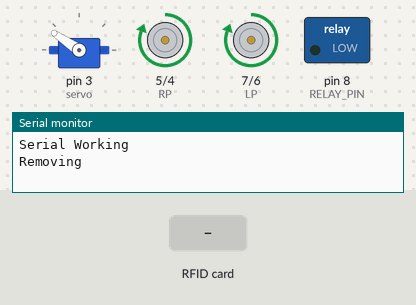
A sketch run on a simulated Arduino Uno, built with avr-gcc and run on an emulated ATmega328P. On the bench: servo, motor-driver pin pairs drawn as motors (green arrow = first pin HIGH = forward, orange = second pin HIGH = backward, longer = more drive), switched loads named in the sketch (green lamp = pin HIGH), the last lines printed to the serial monitor. Wiring (inferred from the names in the program): IR receiver: data pin 2. The inputs (shaded band) are chosen by the test bench. Pins used as bus, display or sensor lines are not drawn.

Above: at 17.3 s.
17.4 s: RFID card D3 4A 57 FB held to the reader
At 17.63 s:
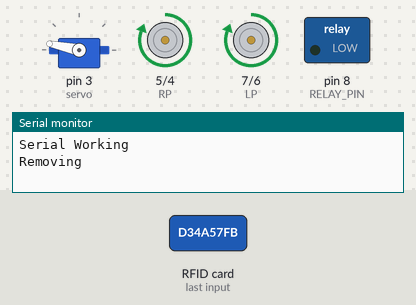
22.0 s: RFID card 5E 7A 19 C4 held to the reader
At 36.4 s:
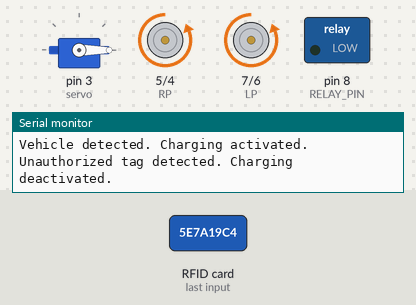
Timing chart, 0 to 37.9 s (numbered marks = the images above; inputs shaded):
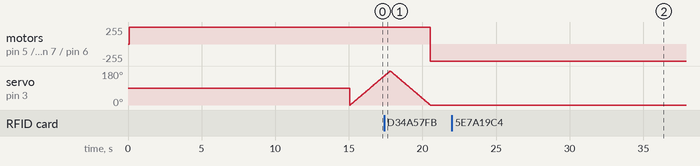

Measured:
- after the input at 22.0 s, pin 8 (RELAY_PIN): stays LOW (without the input it goes to HIGH after 13.5 s)

The sketch:

code_for_arduino_project.ino
```cpp
#include <Servo.h>
#include <MFRC522.h>
#include <SPI.h>

#define RFID_RST_PIN 9
#define RFID_SS_PIN 10
#define RELAY_PIN 8

int IRSensor = 2; // IR sensor connected to Arduino pin D2
const int LP = 7; // GPIO pin for left motor positive
const int LN = 6; // GPIO pin for left motor negative
const int RP = 5; // GPIO pin for right motor positive
const int RN = 4; // GPIO pin for right motor negative
bool actionTaken = false;
Servo servo; // Create object for Servo motor
int position = 0;  // Variable to store the position

MFRC522 rfid(RFID_SS_PIN, RFID_RST_PIN); // Create MFRC522 instance

// Define the allowed tag's UID (replace these values with your tag's UID)
byte allowedTagUID[] = {0xD3, 0x4A, 0x57, 0xFB,};

void setup() {
  Serial.begin(9600); // Initialize Serial at 9600 Baud Rate
  pinMode(RELAY_PIN, OUTPUT);
  digitalWrite(RELAY_PIN, LOW); // Initialize relay in OFF state
  SPI.begin();
  rfid.PCD_Init(); // Initiate MFRC522
  Serial.println("Serial Working"); // Test to check if serial is working or not
  pinMode(IRSensor, INPUT); // IR Sensor pin as INPUT
  pinMode(LP, OUTPUT);
  pinMode(LN, OUTPUT);
  pinMode(RP, OUTPUT);
  pinMode(RN, OUTPUT);
  digitalWrite(LP, LOW);
  digitalWrite(LN, LOW);
  digitalWrite(RP, LOW);
  digitalWrite(RN, LOW);
  servo.attach(3); // Set PWM pin 3 for Servo motor
}

void loop() {
  if (rfid.PICC_IsNewCardPresent() && rfid.PICC_ReadCardSerial()) {
    if (compareUID(rfid.uid.uidByte, allowedTagUID, rfid.uid.size)) {
      digitalWrite(RELAY_PIN, HIGH); // Turn on relay when authorized tag is detected
      Serial.println("Vehicle detected. Charging activated.");
    } else {
      digitalWrite(RELAY_PIN, LOW); // Turn off relay when no tag is detected
      Serial.println("Unauthorized tag detected. Charging deactivated.");
    }
  }

  int sensorStatus = digitalRead(IRSensor); // Read IR sensor status
  if (sensorStatus == HIGH && !actionTaken) {
    // If obstacle detected by IR sensor
    digitalWrite(LP, HIGH);
    digitalWrite(LN, LOW);
    digitalWrite(RP, HIGH);
    digitalWrite(RN, LOW);
    Serial.println("Removing"); // Print message to serial monitor
    delay(15000); // Move forward for 15 seconds

    // Rotating Servo motor in clockwise from 0 degree to 180 degree
    for (position = 0; position <= 180; position++) {
      servo.write(position); // Set position of Servo motor
      delay(15); // Short delay to control the speed
    }

    // Rotating Servo motor in anti clockwise from 180 degree to 0 degree
    for (position = 180; position >= 0; position--) {
      servo.write(position); // Set position of Servo motor
      delay(15); // Short delay to control the speed
    }

    digitalWrite(LP, LOW);
    digitalWrite(LN, HIGH);
    digitalWrite(RP, LOW);
    digitalWrite(RN, HIGH);
    Serial.println("Replacing"); // Print message to serial monitor
    delay(15000); // Reverse motors for 15 seconds

    actionTaken = true;
  }
}

bool compareUID(byte *UID1, byte *UID2, byte size) {
  for (byte i = 0; i < size; i++) {
    if (UID1[i] != UID2[i]) {
      return false;
    }
  }
  return true;
}
```
